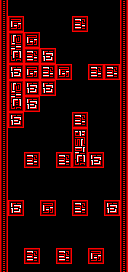

A level layout from a 2D game, rendered from its tile map. Below: a short description, then the map file with its tile-grid data intact:
An orthogonal 16x34 tile map with 8x8 px tiles, 2 tile layers (border, Tile Layer 1) and 28 objects (20x Obstacle, 6x Coin(red), 2x Custom(BgRed)).

<map version="1.4" tiledversion="1.4.3" orientation="orthogonal" renderorder="right-down" width="16" height="34" tilewidth="8" tileheight="8" infinite="0" nextlayerid="6" nextobjectid="55">
 <editorsettings>
  <export target="../../../resources/levels/zones/red/red_easy_1.json" format="ld48-export" />
 </editorsettings>
 <tileset firstgid="1" source="../../tsx/tiles_red.tsx" />
 <objectgroup id="4" name="bg_base" visible="0">
  <properties>
   <property name="z" type="float" value="-1" />
  </properties>
  <object id="26" name="BG" type="Custom(BgRed)" x="0" y="0" width="128" height="144" />
  <object id="27" name="BG" type="Custom(BgRed)" x="0" y="128" width="128" height="144" />
 </objectgroup>
 <layer id="1" name="border" width="16" height="34">
  <data encoding="csv">
109,0,0,0,0,0,0,0,0,0,0,0,0,0,0,109,
109,0,0,0,0,0,0,0,0,0,0,0,0,0,0,109,
109,0,0,0,0,0,0,0,0,0,0,0,0,0,0,109,
109,0,0,0,0,0,0,0,0,0,0,0,0,0,0,109,
109,0,0,0,0,0,0,0,0,0,0,0,0,0,0,109,
109,0,0,0,0,0,0,0,0,0,0,0,0,0,0,109,
109,0,0,0,0,0,0,0,0,0,0,0,0,0,0,109,
109,0,0,0,0,0,0,0,0,0,0,0,0,0,0,109,
109,0,0,0,0,0,0,0,0,0,0,0,0,0,0,109,
109,0,0,0,0,0,0,0,0,0,0,0,0,0,0,109,
109,0,0,0,0,0,0,0,0,0,0,0,0,0,0,109,
109,0,0,0,0,0,0,0,0,0,0,0,0,0,0,109,
109,0,0,0,0,0,0,0,0,0,0,0,0,0,0,109,
109,0,0,0,0,0,0,0,0,0,0,0,0,0,0,109,
109,0,0,0,0,0,0,0,0,0,0,0,0,0,0,109,
109,0,0,0,0,0,0,0,0,0,0,0,0,0,0,109,
109,0,0,0,0,0,0,0,0,0,0,0,0,0,0,109,
109,0,0,0,0,0,0,0,0,0,0,0,0,0,0,109,
109,0,0,0,0,0,0,0,0,0,0,0,0,0,0,109,
109,0,0,223,224,0,0,0,0,0,0,0,0,0,0,109,
109,0,0,260,261,0,0,0,0,0,0,0,0,0,0,109,
109,0,0,0,0,0,0,0,0,0,0,0,0,0,0,109,
109,0,0,0,0,0,0,0,0,0,0,0,0,0,0,109,
109,0,0,0,0,0,0,0,0,0,0,0,0,0,0,109,
109,0,0,0,0,0,0,0,0,0,0,0,0,0,0,109,
109,0,0,0,0,223,224,0,0,223,224,0,0,0,0,109,
109,0,0,0,0,260,261,0,0,260,261,0,0,0,0,109,
109,0,0,0,0,0,0,0,0,0,0,0,0,0,0,109,
109,0,0,0,0,0,0,0,0,0,0,0,0,0,0,109,
109,0,0,0,0,0,0,0,0,0,0,0,0,0,0,109,
109,0,0,0,0,0,0,0,0,0,0,0,0,0,0,109,
109,0,0,223,224,0,0,0,0,0,0,0,0,0,0,109,
109,0,0,260,261,0,0,0,0,0,0,0,0,0,0,109,
109,0,0,0,0,0,0,0,0,0,0,0,0,0,0,109
</data>
 </layer>
 <layer id="2" name="Tile Layer 1" width="16" height="34">
  <data encoding="csv">
0,0,0,0,0,0,0,0,0,0,0,0,0,0,0,0,
0,0,0,0,0,0,0,0,0,0,0,0,0,0,0,0,
0,223,224,0,0,0,0,0,0,112,113,0,0,0,0,0,
0,260,261,0,0,0,0,0,0,149,150,0,0,0,0,0,
0,9,10,223,224,0,0,0,0,0,0,0,0,0,0,0,
0,46,47,260,261,0,0,0,0,0,0,0,0,0,0,0,
0,83,84,112,113,1,2,0,0,0,0,0,0,0,0,0,
0,120,121,149,150,38,39,0,0,0,0,0,0,0,0,0,
0,1,2,223,224,112,113,223,224,0,0,112,113,112,113,0,
0,38,39,260,261,149,150,260,261,0,0,149,150,149,150,0,
0,9,10,1,2,1,2,0,0,0,0,0,0,0,0,0,
0,46,47,38,39,38,39,0,0,0,0,0,0,0,0,0,
0,83,84,1,2,0,0,0,0,0,0,0,0,0,0,0,
0,120,121,38,39,0,0,0,0,0,0,0,0,0,0,0,
0,1,2,0,0,0,0,0,0,112,113,0,0,0,0,0,
0,38,39,0,0,0,0,0,0,149,150,0,0,0,0,0,
0,0,0,0,0,0,0,0,0,12,13,0,0,0,0,0,
0,0,0,0,0,0,0,0,0,49,50,0,0,0,0,0,
0,0,0,0,0,0,0,0,0,86,87,0,0,0,0,0,
0,0,0,112,113,0,0,112,113,83,84,1,2,0,0,0,
0,0,0,149,150,0,0,149,150,120,121,38,39,0,0,0,
0,0,0,0,0,0,0,0,0,0,0,0,0,0,0,0,
0,0,0,0,0,0,0,0,0,0,0,0,0,0,0,0,
0,0,0,0,0,0,0,0,0,0,0,0,0,0,0,0,
0,0,0,0,0,0,0,0,0,0,0,0,0,0,0,0,
0,1,2,0,0,0,0,0,0,112,113,0,0,1,2,0,
0,38,39,0,0,0,0,0,0,149,150,0,0,38,39,0,
0,0,0,0,0,0,0,0,0,0,0,0,0,0,0,0,
0,0,0,0,0,0,0,0,0,0,0,0,0,0,0,0,
0,0,0,0,0,0,0,0,0,0,0,0,0,0,0,0,
0,0,0,0,0,0,0,0,0,0,0,0,0,0,0,0,
0,0,0,112,113,0,0,112,113,0,0,223,224,0,0,0,
0,0,0,149,150,0,0,149,150,0,0,260,261,0,0,0,
0,0,0,0,0,0,0,0,0,0,0,0,0,0,0,0
</data>
 </layer>
 <objectgroup id="3" name="pickups" opacity="0.9">
  <object id="7" name="pickup" type="Coin(red)" x="104" y="184" width="16" height="16" />
  <object id="29" name="pickup" type="Coin(red)" x="56" y="136" width="16" height="16" />
  <object id="40" name="pickup" type="Coin(red)" x="8" y="184" width="16" height="16" />
  <object id="41" name="pickup" type="Coin(red)" x="56" y="232" width="16" height="16" />
  <object id="54" name="pickup" type="Coin(red)" x="88" y="136" width="16" height="16" />
 </objectgroup>
 <objectgroup id="5" name="obstacles">
  <object id="17" name="obstacle" type="Obstacle" x="8" y="48" width="48" height="48" />
  <object id="18" name="obstacle" type="Obstacle" x="8" y="32" width="16" height="16" />
  <object id="19" name="obstacle" type="Obstacle" x="24" y="32" width="16" height="16" />
  <object id="20" name="obstacle" type="Obstacle" x="8" y="16" width="16" height="16" />
  <object id="21" name="obstacle" type="Obstacle" x="72" y="16" width="16" height="16" />
  <object id="22" name="obstacle" type="Obstacle" x="56" y="64" width="16" height="16" />
  <object id="23" name="obstacle" type="Obstacle" x="24" y="96" width="16" height="16" />
  <object id="24" name="obstacle" type="Obstacle" x="8" y="96" width="16" height="16" />
  <object id="25" name="obstacle" type="Obstacle" x="8" y="112" width="16" height="16" />
  <object id="42" name="obstacle" type="Obstacle" x="24" y="248" width="16" height="16" />
  <object id="43" name="obstacle" type="Obstacle" x="56" y="248" width="16" height="16" />
  <object id="44" name="obstacle" type="Obstacle" x="88" y="248" width="16" height="16" />
  <object id="45" name="obstacle" type="Obstacle" x="72" y="200" width="16" height="16" />
  <object id="46" name="obstacle" type="Obstacle" x="40" y="200" width="16" height="16" />
  <object id="47" name="obstacle" type="Obstacle" x="8" y="200" width="16" height="16" />
  <object id="48" name="obstacle" type="Obstacle" x="104" y="200" width="16" height="16" />
  <object id="49" name="obstacle" type="Obstacle" x="88" y="152" width="16" height="16" />
  <object id="50" name="pickup" type="Coin(red)" x="56" y="152" width="16" height="16" />
  <object id="51" name="obstacle" type="Obstacle" x="24" y="152" width="16" height="16" />
  <object id="52" name="obstacle" type="Obstacle" x="72" y="112" width="16" height="56" />
  <object id="53" name="obstacle" type="Obstacle" x="88" y="64" width="32" height="16" />
 </objectgroup>
</map>
